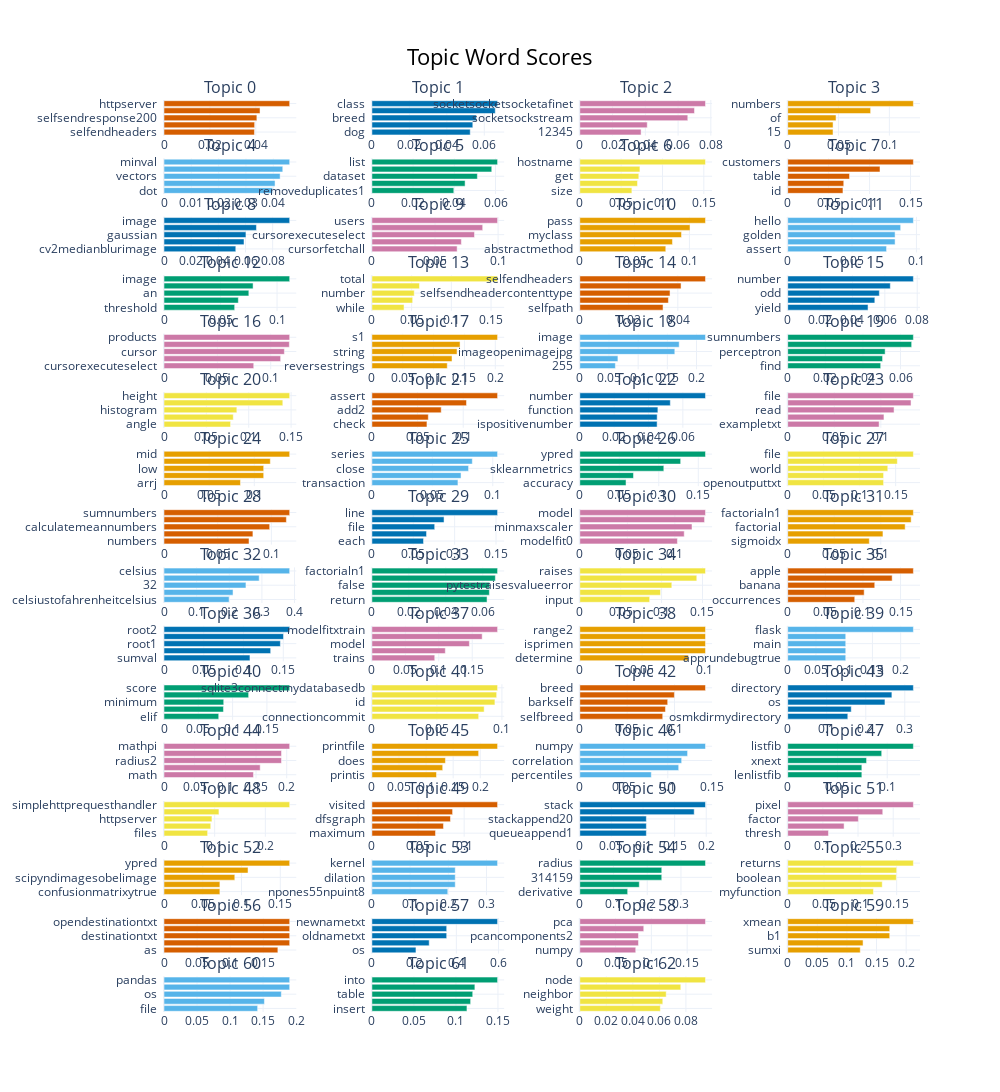

Notebook source saved alongside this figure:
### Code cell
variable_topic_model.visualize_barchart(topics=variable_all_topics, top_n_topics=3)

### Figure 1 — Plotly figure (JSON) as saved in the notebook; plotly's stock layout.template omitted (floating-point values rounded to 4 significant figures)
{"data": [{"marker": {"color": "#D55E00"}, "orientation": "h", "type": "bar", "x": [0.03941, 0.0395, 0.04047, 0.04184, 0.05477], "xaxis": "x", "y": ["selfendheaders  ", "dogetself  ", "selfsendresponse200  ", "basehttprequesthandler  ", "httpserver  "], "yaxis": "y"}, {"marker": {"color": "#0072B2"}, "orientation": "h", "type": "bar", "x": [0.05249, 0.05387, 0.05579, 0.06587, 0.0671], "xaxis": "x2", "y": ["dog  ", "name  ", "breed  ", "initself  ", "class  "], "yaxis": "y2"}, {"marker": {"color": "#CC79A7"}, "orientation": "h", "type": "bar", "x": [0.03741, 0.04117, 0.06593, 0.07, 0.07673], "xaxis": "x3", "y": ["12345  ", "client  ", "socketsockstream  ", "socket  ", "socketsocketsocketafinet  "], "yaxis": "y3"}, {"marker": {"color": "#E69F00"}, "orientation": "h", "type": "bar", "x": [0.04459, 0.04462, 0.04754, 0.08157, 0.1236], "xaxis": "x4", "y": ["15  ", "sumnumbers  ", "of  ", "list  ", "numbers  "], "yaxis": "y4"}, {"marker": {"color": "#56B4E9"}, "orientation": "h", "type": "bar", "x": [0.03975, 0.04064, 0.0425, 0.04347, 0.046], "xaxis": "x5", "y": ["dot  ", "product  ", "vectors  ", "two  ", "minval  "], "yaxis": "y5"}, {"marker": {"color": "#009E73"}, "orientation": "h", "type": "bar", "x": [0.03975, 0.04522, 0.05118, 0.05816, 0.06099], "xaxis": "x6", "y": ["removeduplicates1  ", "lists  ", "dataset  ", "of  ", "list  "], "yaxis": "y6"}, {"marker": {"color": "#F0E442"}, "orientation": "h", "type": "bar", "x": [0.063, 0.0698, 0.07136, 0.0727, 0.152], "xaxis": "x7", "y": ["size  ", "local  ", "get  ", "ip  ", "hostname  "], "yaxis": "y7"}, {"marker": {"color": "#D55E00"}, "orientation": "h", "type": "bar", "x": [0.06749, 0.06845, 0.07552, 0.1127, 0.1535], "xaxis": "x8", "y": ["id  ", "users  ", "table  ", "select  ", "customers  "], "yaxis": "y8"}, {"marker": {"color": "#0072B2"}, "orientation": "h", "type": "bar", "x": [0.05285, 0.0589, 0.06032, 0.06805, 0.09253], "xaxis": "x9", "y": ["cv2medianblurimage  ", "median  ", "gaussian  ", "blur  ", "image  "], "yaxis": "y9"}, {"marker": {"color": "#CC79A7"}, "orientation": "h", "type": "bar", "x": [0.06753, 0.07088, 0.08128, 0.08778, 0.09958], "xaxis": "x10", "y": ["cursorfetchall  ", "cursor  ", "cursorexecuteselect  ", "sqlite3connectmydatabasedb  ", "users  "], "yaxis": "y10"}, {"marker": {"color": "#E69F00"}, "orientation": "h", "type": "bar", "x": [0.07843, 0.08451, 0.0928, 0.1005, 0.1147], "xaxis": "x11", "y": ["abstractmethod  ", "abc  ", "myclass  ", "class  ", "pass  "], "yaxis": "y11"}, {"marker": {"color": "#56B4E9"}, "orientation": "h", "type": "bar", "x": [0.0768, 0.08342, 0.08342, 0.08775, 0.09765], "xaxis": "x12", "y": ["assert  ", "retriever  ", "golden  ", "string  ", "hello  "], "yaxis": "y12"}, {"marker": {"color": "#009E73"}, "orientation": "h", "type": "bar", "x": [0.06252, 0.06576, 0.07506, 0.0788, 0.1112], "xaxis": "x13", "y": ["threshold  ", "cv2morphologyeximage  ", "an  ", "edges  ", "image  "], "yaxis": "y13"}, {"marker": {"color": "#F0E442"}, "orientation": "h", "type": "bar", "x": [0.04046, 0.05133, 0.0533, 0.05987, 0.1582], "xaxis": "x14", "y": ["while  ", "sumlistnumbers  ", "number  ", "loop  ", "total  "], "yaxis": "y14"}, {"marker": {"color": "#D55E00"}, "orientation": "h", "type": "bar", "x": [0.03397, 0.03616, 0.03682, 0.04132, 0.05129], "xaxis": "x15", "y": ["selfpath  ", "httpserver  ", "selfsendheadercontenttype  ", "password  ", "selfendheaders  "], "yaxis": "y15"}, {"marker": {"color": "#0072B2"}, "orientation": "h", "type": "bar", "x": [0.04963, 0.05381, 0.0566, 0.06337, 0.07763], "xaxis": "x16", "y": ["yield  ", "maxvalue  ", "odd  ", "even  ", "number  "], "yaxis": "y16"}, {"marker": {"color": "#CC79A7"}, "orientation": "h", "type": "bar", "x": [0.08412, 0.1093, 0.1128, 0.1175, 0.1178], "xaxis": "x17", "y": ["cursorexecuteselect  ", "dbcursor  ", "cursor  ", "users  ", "products  "], "yaxis": "y17"}, {"marker": {"color": "#E69F00"}, "orientation": "h", "type": "bar", "x": [0.1222, 0.1299, 0.138, 0.1429, 0.2037], "xaxis": "x18", "y": ["reversestrings  ", "palindrome  ", "string  ", "ispalindromes  ", "s1  "], "yaxis": "y18"}, {"marker": {"color": "#56B4E9"}, "orientation": "h", "type": "bar", "x": [0.06096, 0.06532, 0.1628, 0.1703, 0.2154], "xaxis": "x19", "y": ["255  ", "an  ", "imageopenimagejpg  ", "pil  ", "image  "], "yaxis": "y19"}, {"marker": {"color": "#009E73"}, "orientation": "h", "type": "bar", "x": [0.04945, 0.05044, 0.05181, 0.06591, 0.06683], "xaxis": "x20", "y": ["find  ", "of  ", "perceptron  ", "numbers  ", "sumnumbers  "], "yaxis": "y20"}, {"marker": {"color": "#F0E442"}, "orientation": "h", "type": "bar", "x": [0.07855, 0.08176, 0.08597, 0.1402, 0.1483], "xaxis": "x21", "y": ["angle  ", "image  ", "histogram  ", "width  ", "height  "], "yaxis": "y21"}, {"marker": {"color": "#D55E00"}, "orientation": "h", "type": "bar", "x": [0.06029, 0.06177, 0.0759, 0.1036, 0.1376], "xaxis": "x22", "y": ["check  ", "function  ", "add2  ", "test  ", "assert  "], "yaxis": "y22"}, {"marker": {"color": "#0072B2"}, "orientation": "h", "type": "bar", "x": [0.04502, 0.04504, 0.04547, 0.0527, 0.07318], "xaxis": "x23", "y": ["ispositivenumber  ", "if  ", "function  ", "return  ", "number  "], "yaxis": "y23"}, {"marker": {"color": "#CC79A7"}, "orientation": "h", "type": "bar", "x": [0.09812, 0.1033, 0.1142, 0.1324, 0.1349], "xaxis": "x24", "y": ["exampletxt  ", "openexampletxt  ", "read  ", "fileclose  ", "file  "], "yaxis": "y24"}, {"marker": {"color": "#E69F00"}, "orientation": "h", "type": "bar", "x": [0.08469, 0.1104, 0.1104, 0.1177, 0.1392], "xaxis": "x25", "y": ["arrj  ", "high  ", "low  ", "target  ", "mid  "], "yaxis": "y25"}, {"marker": {"color": "#56B4E9"}, "orientation": "h", "type": "bar", "x": [0.07119, 0.07374, 0.07999, 0.08308, 0.104], "xaxis": "x26", "y": ["transaction  ", "changes  ", "close  ", "column  ", "series  "], "yaxis": "y26"}, {"marker": {"color": "#009E73"}, "orientation": "h", "type": "bar", "x": [0.05853, 0.06797, 0.1064, 0.1277, 0.1591], "xaxis": "x27", "y": ["accuracy  ", "calculates  ", "sklearnmetrics  ", "ytrue  ", "ypred  "], "yaxis": "y27"}, {"marker": {"color": "#F0E442"}, "orientation": "h", "type": "bar", "x": [0.1332, 0.1332, 0.1391, 0.1523, 0.1746], "xaxis": "x28", "y": ["openoutputtxt  ", "outputtxt  ", "world  ", "fileclose  ", "file  "], "yaxis": "y28"}, {"marker": {"color": "#D55E00"}, "orientation": "h", "type": "bar", "x": [0.07916, 0.08281, 0.09841, 0.114, 0.1171], "xaxis": "x29", "y": ["numbers  ", "calculateaveragenumbers  ", "calculatemeannumbers  ", "lennumbers  ", "sumnumbers  "], "yaxis": "y29"}, {"marker": {"color": "#0072B2"}, "orientation": "h", "type": "bar", "x": [0.0624, 0.06602, 0.0759, 0.08719, 0.1519], "xaxis": "x30", "y": ["each  ", "as  ", "file  ", "lines  ", "line  "], "yaxis": "y30"}, {"marker": {"color": "#CC79A7"}, "orientation": "h", "type": "bar", "x": [0.1027, 0.1099, 0.118, 0.1312, 0.1322], "xaxis": "x31", "y": ["modelfit0  ", "decisiontreeclassifier  ", "minmaxscaler  ", "linearregression  ", "model  "], "yaxis": "y31"}, {"marker": {"color": "#E69F00"}, "orientation": "h", "type": "bar", "x": [0.08768, 0.1023, 0.1262, 0.1327, 0.1351], "xaxis": "x32", "y": ["sigmoidx  ", "recursion  ", "factorial  ", "factorialn  ", "factorialn1  "], "yaxis": "y32"}, {"marker": {"color": "#56B4E9"}, "orientation": "h", "type": "bar", "x": [0.1995, 0.2115, 0.2511, 0.2917, 0.3851], "xaxis": "x33", "y": ["celsiustofahrenheitcelsius  ", "95  ", "32  ", "fahrenheit  ", "celsius  "], "yaxis": "y33"}, {"marker": {"color": "#009E73"}, "orientation": "h", "type": "bar", "x": [0.06232, 0.06357, 0.06367, 0.06682, 0.06803], "xaxis": "x34", "y": ["return  ", "factorial  ", "false  ", "factorialn  ", "factorialn1  "], "yaxis": "y34"}, {"marker": {"color": "#F0E442"}, "orientation": "h", "type": "bar", "x": [0.08542, 0.09863, 0.1125, 0.143, 0.1537], "xaxis": "x35", "y": ["input  ", "invalid  ", "pytestraisesvalueerror  ", "exception  ", "raises  "], "yaxis": "y35"}, {"marker": {"color": "#D55E00"}, "orientation": "h", "type": "bar", "x": [0.0891, 0.1016, 0.1157, 0.1388, 0.167], "xaxis": "x36", "y": ["occurrences  ", "orange  ", "banana  ", "category  ", "apple  "], "yaxis": "y36"}, {"marker": {"color": "#0072B2"}, "orientation": "h", "type": "bar", "x": [0.1081, 0.1342, 0.1463, 0.1502, 0.1581], "xaxis": "x37", "y": ["sumval  ", "cmathsqrtdelta  ", "root1  ", "2a  ", "root2  "], "yaxis": "y37"}, {"marker": {"color": "#CC79A7"}, "orientation": "h", "type": "bar", "x": [0.09397, 0.1098, 0.1457, 0.1649, 0.1879], "xaxis": "x38", "y": ["trains  ", "standardscaler  ", "model  ", "ytrain  ", "modelfitxtrain  "], "yaxis": "y38"}, {"marker": {"color": "#E69F00"}, "orientation": "h", "type": "bar", "x": [0.08715, 0.1009, 0.1009, 0.1009, 0.1009], "xaxis": "x39", "y": ["determine  ", "intn05  ", "isprimen  ", "prime  ", "range2  "], "yaxis": "y39"}, {"marker": {"color": "#56B4E9"}, "orientation": "h", "type": "bar", "x": [0.1028, 0.1028, 0.1028, 0.1028, 0.2225], "xaxis": "x40", "y": ["apprundebugtrue  ", "flaskname  ", "main  ", "app  ", "flask  "], "yaxis": "y40"}, {"marker": {"color": "#009E73"}, "orientation": "h", "type": "bar", "x": [0.07976, 0.08665, 0.08707, 0.1234, 0.1832], "xaxis": "x41", "y": ["elif  ", "maximum  ", "minimum  ", "maxval  ", "score  "], "yaxis": "y41"}, {"marker": {"color": "#F0E442"}, "orientation": "h", "type": "bar", "x": [0.08214, 0.08634, 0.09462, 0.09596, 0.09667], "xaxis": "x42", "y": ["connectioncommit  ", "age  ", "id  ", "users  ", "sqlite3connectmydatabasedb  "], "yaxis": "y42"}, {"marker": {"color": "#D55E00"}, "orientation": "h", "type": "bar", "x": [0.08752, 0.09042, 0.09277, 0.09985, 0.1327], "xaxis": "x43", "y": ["selfbreed  ", "name  ", "barkself  ", "dog  ", "breed  "], "yaxis": "y43"}, {"marker": {"color": "#0072B2"}, "orientation": "h", "type": "bar", "x": [0.154, 0.1628, 0.2492, 0.267, 0.3221], "xaxis": "x44", "y": ["osmkdirmydirectory  ", "named  ", "os  ", "mydirectory  ", "directory  "], "yaxis": "y44"}, {"marker": {"color": "#CC79A7"}, "orientation": "h", "type": "bar", "x": [0.1458, 0.1567, 0.1915, 0.1915, 0.2049], "xaxis": "x45", "y": ["math  ", "circle  ", "radius2  ", "circlearearadius  ", "mathpi  "], "yaxis": "y45"}, {"marker": {"color": "#E69F00"}, "orientation": "h", "type": "bar", "x": [0.1192, 0.1307, 0.1357, 0.197, 0.232], "xaxis": "x46", "y": ["printis  ", "exist  ", "does  ", "exists  ", "printfile  "], "yaxis": "y46"}, {"marker": {"color": "#56B4E9"}, "orientation": "h", "type": "bar", "x": [0.08124, 0.1124, 0.1157, 0.1225, 0.1428], "xaxis": "x47", "y": ["percentiles  ", "sortednumberslength  ", "correlation  ", "np  ", "numpy  "], "yaxis": "y47"}, {"marker": {"color": "#009E73"}, "orientation": "h", "type": "bar", "x": [0.07453, 0.07453, 0.07927, 0.09447, 0.1263], "xaxis": "x48", "y": ["lenlistfib  ", "nextfib  ", "xnext  ", "pivot  ", "listfib  "], "yaxis": "y48"}, {"marker": {"color": "#F0E442"}, "orientation": "h", "type": "bar", "x": [0.08613, 0.09225, 0.09463, 0.1084, 0.2481], "xaxis": "x49", "y": ["files  ", "serves  ", "httpserver  ", "static  ", "simplehttprequesthandler  "], "yaxis": "y49"}, {"marker": {"color": "#D55E00"}, "orientation": "h", "type": "bar", "x": [0.06897, 0.07756, 0.08517, 0.08746, 0.1362], "xaxis": "x50", "y": ["maximum  ", "seen  ", "dfsgraph  ", "neighbor  ", "visited  "], "yaxis": "y50"}, {"marker": {"color": "#0072B2"}, "orientation": "h", "type": "bar", "x": [0.1053, 0.1053, 0.1053, 0.1809, 0.1988], "xaxis": "x51", "y": ["queueappend1  ", "stackappend10  ", "stackappend20  ", "queue  ", "stack  "], "yaxis": "y51"}, {"marker": {"color": "#CC79A7"}, "orientation": "h", "type": "bar", "x": [0.1159, 0.1603, 0.201, 0.2703, 0.3574], "xaxis": "x52", "y": ["thresh  ", "original  ", "factor  ", "lambda  ", "pixel  "], "yaxis": "y52"}, {"marker": {"color": "#E69F00"}, "orientation": "h", "type": "bar", "x": [0.07207, 0.07207, 0.09131, 0.1084, 0.1621], "xaxis": "x53", "y": ["confusionmatrixytrue  ", "f1score  ", "scipyndimagesobelimage  ", "sklearnmetrics  ", "ypred  "], "yaxis": "y53"}, {"marker": {"color": "#56B4E9"}, "orientation": "h", "type": "bar", "x": [0.1986, 0.2181, 0.2181, 0.2181, 0.3289], "xaxis": "x54", "y": ["npones55npuint8  ", "iterations  ", "dilation  ", "erosion  ", "kernel  "], "yaxis": "y54"}, {"marker": {"color": "#009E73"}, "orientation": "h", "type": "bar", "x": [0.142, 0.1764, 0.2431, 0.2431, 0.3728], "xaxis": "x55", "y": ["derivative  ", "area  ", "314159  ", "volume  ", "radius  "], "yaxis": "y55"}, {"marker": {"color": "#F0E442"}, "orientation": "h", "type": "bar", "x": [0.118, 0.1301, 0.1495, 0.15, 0.173], "xaxis": "x56", "y": ["myfunction  ", "none  ", "boolean  ", "assert  ", "returns  "], "yaxis": "y56"}, {"marker": {"color": "#D55E00"}, "orientation": "h", "type": "bar", "x": [0.1719, 0.1898, 0.1898, 0.1898, 0.1898], "xaxis": "x57", "y": ["as  ", "sourcetxt  ", "destinationtxt  ", "opensourcetxt  ", "opendestinationtxt  "], "yaxis": "y57"}, {"marker": {"color": "#0072B2"}, "orientation": "h", "type": "bar", "x": [0.2087, 0.2715, 0.3543, 0.3543, 0.5954], "xaxis": "x58", "y": ["os  ", "rename  ", "oldnametxt  ", "osrenameoldnametxt  ", "newnametxt  "], "yaxis": "y58"}, {"marker": {"color": "#CC79A7"}, "orientation": "h", "type": "bar", "x": [0.07817, 0.08201, 0.08201, 0.08938, 0.1756], "xaxis": "x59", "y": ["numpy  ", "knn  ", "pcancomponents2  ", "np  ", "pca  "], "yaxis": "y59"}, {"marker": {"color": "#E69F00"}, "orientation": "h", "type": "bar", "x": [0.1225, 0.1272, 0.1723, 0.1723, 0.2122], "xaxis": "x60", "y": ["sumxi  ", "b0  ", "b1  ", "ymean  ", "xmean  "], "yaxis": "y60"}, {"marker": {"color": "#56B4E9"}, "orientation": "h", "type": "bar", "x": [0.1418, 0.152, 0.1776, 0.1903, 0.1903], "xaxis": "x61", "y": ["file  ", "delete  ", "os  ", "deletes  ", "pandas  "], "yaxis": "y61"}, {"marker": {"color": "#009E73"}, "orientation": "h", "type": "bar", "x": [0.1131, 0.1175, 0.12, 0.1225, 0.1495], "xaxis": "x62", "y": ["insert  ", "cursorexecuteinsert  ", "table  ", "id  ", "into  "], "yaxis": "y62"}, {"marker": {"color": "#F0E442"}, "orientation": "h", "type": "bar", "x": [0.06072, 0.06255, 0.06513, 0.07611, 0.09475], "xaxis": "x63", "y": ["weight  ", "graph  ", "neighbor  ", "rightheight  ", "node  "], "yaxis": "y63"}], "layout": {"annotations": [{"font": {"size": 16}, "showarrow": false, "text": "Topic 0", "x": 0.0875, "xanchor": "center", "xref": "paper", "y": 1, "yanchor": "bottom", "yref": "paper"}, {"font": {"size": 16}, "showarrow": false, "text": "Topic 1", "x": 0.3625, "xanchor": "center", "xref": "paper", "y": 1, "yanchor": "bottom", "yref": "paper"}, {"font": {"size": 16}, "showarrow": false, "text": "Topic 2", "x": 0.6375, "xanchor": "center", "xref": "paper", "y": 1, "yanchor": "bottom", "yref": "paper"}, {"font": {"size": 16}, "showarrow": false, "text": "Topic 3", "x": 0.9125, "xanchor": "center", "xref": "paper", "y": 1, "yanchor": "bottom", "yref": "paper"}, {"font": {"size": 16}, "showarrow": false, "text": "Topic 4", "x": 0.0875, "xanchor": "center", "xref": "paper", "y": 0.9359, "yanchor": "bottom", "yref": "paper"}, {"font": {"size": 16}, "showarrow": false, "text": "Topic 5", "x": 0.3625, "xanchor": "center", "xref": "paper", "y": 0.9359, "yanchor": "bottom", "yref": "paper"}, {"font": {"size": 16}, "showarrow": false, "text": "Topic 6", "x": 0.6375, "xanchor": "center", "xref": "paper", "y": 0.9359, "yanchor": "bottom", "yref": "paper"}, {"font": {"size": 16}, "showarrow": false, "text": "Topic 7", "x": 0.9125, "xanchor": "center", "xref": "paper", "y": 0.9359, "yanchor": "bottom", "yref": "paper"}, {"font": {"size": 16}, "showarrow": false, "text": "Topic 8", "x": 0.0875, "xanchor": "center", "xref": "paper", "y": 0.8719, "yanchor": "bottom", "yref": "paper"}, {"font": {"size": 16}, "showarrow": false, "text": "Topic 9", "x": 0.3625, "xanchor": "center", "xref": "paper", "y": 0.8719, "yanchor": "bottom", "yref": "paper"}, {"font": {"size": 16}, "showarrow": false, "text": "Topic 10", "x": 0.6375, "xanchor": "center", "xref": "paper", "y": 0.8719, "yanchor": "bottom", "yref": "paper"}, {"font": {"size": 16}, "showarrow": false, "text": "Topic 11", "x": 0.9125, "xanchor": "center", "xref": "paper", "y": 0.8719, "yanchor": "bottom", "yref": "paper"}, {"font": {"size": 16}, "showarrow": false, "text": "Topic 12", "x": 0.0875, "xanchor": "center", "xref": "paper", "y": 0.8078, "yanchor": "bottom", "yref": "paper"}, {"font": {"size": 16}, "showarrow": false, "text": "Topic 13", "x": 0.3625, "xanchor": "center", "xref": "paper", "y": 0.8078, "yanchor": "bottom", "yref": "paper"}, {"font": {"size": 16}, "showarrow": false, "text": "Topic 14", "x": 0.6375, "xanchor": "center", "xref": "paper", "y": 0.8078, "yanchor": "bottom", "yref": "paper"}, {"font": {"size": 16}, "showarrow": false, "text": "Topic 15", "x": 0.9125, "xanchor": "center", "xref": "paper", "y": 0.8078, "yanchor": "bottom", "yref": "paper"}, {"font": {"size": 16}, "showarrow": false, "text": "Topic 16", "x": 0.0875, "xanchor": "center", "xref": "paper", "y": 0.7438, "yanchor": "bottom", "yref": "paper"}, {"font": {"size": 16}, "showarrow": false, "text": "Topic 17", "x": 0.3625, "xanchor": "center", "xref": "paper", "y": 0.7438, "yanchor": "bottom", "yref": "paper"}, {"font": {"size": 16}, "showarrow": false, "text": "Topic 18", "x": 0.6375, "xanchor": "center", "xref": "paper", "y": 0.7438, "yanchor": "bottom", "yref": "paper"}, {"font": {"size": 16}, "showarrow": false, "text": "Topic 19", "x": 0.9125, "xanchor": "center", "xref": "paper", "y": 0.7438, "yanchor": "bottom", "yref": "paper"}, {"font": {"size": 16}, "showarrow": false, "text": "Topic 20", "x": 0.0875, "xanchor": "center", "xref": "paper", "y": 0.6797, "yanchor": "bottom", "yref": "paper"}, {"font": {"size": 16}, "showarrow": false, "text": "Topic 21", "x": 0.3625, "xanchor": "center", "xref": "paper", "y": 0.6797, "yanchor": "bottom", "yref": "paper"}, {"font": {"size": 16}, "showarrow": false, "text": "Topic 22", "x": 0.6375, "xanchor": "center", "xref": "paper", "y": 0.6797, "yanchor": "bottom", "yref": "paper"}, {"font": {"size": 16}, "showarrow": false, "text": "Topic 23", "x": 0.9125, "xanchor": "center", "xref": "paper", "y": 0.6797, "yanchor": "bottom", "yref": "paper"}, {"font": {"size": 16}, "showarrow": false, "text": "Topic 24", "x": 0.0875, "xanchor": "center", "xref": "paper", "y": 0.6156, "yanchor": "bottom", "yref": "paper"}, {"font": {"size": 16}, "showarrow": false, "text": "Topic 25", "x": 0.3625, "xanchor": "center", "xref": "paper", "y": 0.6156, "yanchor": "bottom", "yref": "paper"}, {"font": {"size": 16}, "showarrow": false, "text": "Topic 26", "x": 0.6375, "xanchor": "center", "xref": "paper", "y": 0.6156, "yanchor": "bottom", "yref": "paper"}, {"font": {"size": 16}, "showarrow": false, "text": "Topic 27", "x": 0.9125, "xanchor": "center", "xref": "paper", "y": 0.6156, "yanchor": "bottom", "yref": "paper"}, {"font": {"size": 16}, "showarrow": false, "text": "Topic 28", "x": 0.0875, "xanchor": "center", "xref": "paper", "y": 0.5516, "yanchor": "bottom", "yref": "paper"}, {"font": {"size": 16}, "showarrow": false, "text": "Topic 29", "x": 0.3625, "xanchor": "center", "xref": "paper", "y": 0.5516, "yanchor": "bottom", "yref": "paper"}, {"font": {"size": 16}, "showarrow": false, "text": "Topic 30", "x": 0.6375, "xanchor": "center", "xref": "paper", "y": 0.5516, "yanchor": "bottom", "yref": "paper"}, {"font": {"size": 16}, "showarrow": false, "text": "Topic 31", "x": 0.9125, "xanchor": "center", "xref": "paper", "y": 0.5516, "yanchor": "bottom", "yref": "paper"}, {"font": {"size": 16}, "showarrow": false, "text": "Topic 32", "x": 0.0875, "xanchor": "center", "xref": "paper", "y": 0.4875, "yanchor": "bottom", "yref": "paper"}, {"font": {"size": 16}, "showarrow": false, "text": "Topic 33", "x": 0.3625, "xanchor": "center", "xref": "paper", "y": 0.4875, "yanchor": "bottom", "yref": "paper"}, {"font": {"size": 16}, "showarrow": false, "text": "Topic 34", "x": 0.6375, "xanchor": "center", "xref": "paper", "y": 0.4875, "yanchor": "bottom", "yref": "paper"}, {"font": {"size": 16}, "showarrow": false, "text": "Topic 35", "x": 0.9125, "xanchor": "center", "xref": "paper", "y": 0.4875, "yanchor": "bottom", "yref": "paper"}, {"font": {"size": 16}, "showarrow": false, "text": "Topic 36", "x": 0.0875, "xanchor": "center", "xref": "paper", "y": 0.4234, "yanchor": "bottom", "yref": "paper"}, {"font": {"size": 16}, "showarrow": false, "text": "Topic 37", "x": 0.3625, "xanchor": "center", "xref": "paper", "y": 0.4234, "yanchor": "bottom", "yref": "paper"}, {"font": {"size": 16}, "showarrow": false, "text": "Topic 38", "x": 0.6375, "xanchor": "center", "xref": "paper", "y": 0.4234, "yanchor": "bottom", "yref": "paper"}, {"font": {"size": 16}, "showarrow": false, "text": "Topic 39", "x": 0.9125, "xanchor": "center", "xref": "paper", "y": 0.4234, "yanchor": "bottom", "yref": "paper"}, {"font": {"size": 16}, "showarrow": false, "text": "Topic 40", "x": 0.0875, "xanchor": "center", "xref": "paper", "y": 0.3594, "yanchor": "bottom", "yref": "paper"}, {"font": {"size": 16}, "showarrow": false, "text": "Topic 41", "x": 0.3625, "xanchor": "center", "xref": "paper", "y": 0.3594, "yanchor": "bottom", "yref": "paper"}, {"font": {"size": 16}, "showarrow": false, "text": "Topic 42", "x": 0.6375, "xanchor": "center", "xref": "paper", "y": 0.3594, "yanchor": "bottom", "yref": "paper"}, {"font": {"size": 16}, "showarrow": false, "text": "Topic 43", "x": 0.9125, "xanchor": "center", "xref": "paper", "y": 0.3594, "yanchor": "bottom", "yref": "paper"}, {"font": {"size": 16}, "showarrow": false, "text": "Topic 44", "x": 0.0875, "xanchor": "center", "xref": "paper", "y": 0.2953, "yanchor": "bottom", "yref": "paper"}, {"font": {"size": 16}, "showarrow": false, "text": "Topic 45", "x": 0.3625, "xanchor": "center", "xref": "paper", "y": 0.2953, "yanchor": "bottom", "yref": "paper"}, {"font": {"size": 16}, "showarrow": false, "text": "Topic 46", "x": 0.6375, "xanchor": "center", "xref": "paper", "y": 0.2953, "yanchor": "bottom", "yref": "paper"}, {"font": {"size": 16}, "showarrow": false, "text": "Topic 47", "x": 0.9125, "xanchor": "center", "xref": "paper", "y": 0.2953, "yanchor": "bottom", "yref": "paper"}, {"font": {"size": 16}, "showarrow": false, "text": "Topic 48", "x": 0.0875, "xanchor": "center", "xref": "paper", "y": 0.2313, "yanchor": "bottom", "yref": "paper"}, {"font": {"size": 16}, "showarrow": false, "text": "Topic 49", "x": 0.3625, "xanchor": "center", "xref": "paper", "y": 0.2313, "yanchor": "bottom", "yref": "paper"}, {"font": {"size": 16}, "showarrow": false, "text": "Topic 50", "x": 0.6375, "xanchor": "center", "xref": "paper", "y": 0.2313, "yanchor": "bottom", "yref": "paper"}, {"font": {"size": 16}, "showarrow": false, "text": "Topic 51", "x": 0.9125, "xanchor": "center", "xref": "paper", "y": 0.2313, "yanchor": "bottom", "yref": "paper"}, {"font": {"size": 16}, "showarrow": false, "text": "Topic 52", "x": 0.0875, "xanchor": "center", "xref": "paper", "y": 0.1672, "yanchor": "bottom", "yref": "paper"}, {"font": {"size": 16}, "showarrow": false, "text": "Topic 53", "x": 0.3625, "xanchor": "center", "xref": "paper", "y": 0.1672, "yanchor": "bottom", "yref": "paper"}, {"font": {"size": 16}, "showarrow": false, "text": "Topic 54", "x": 0.6375, "xanchor": "center", "xref": "paper", "y": 0.1672, "yanchor": "bottom", "yref": "paper"}, {"font": {"size": 16}, "showarrow": false, "text": "Topic 55", "x": 0.9125, "xanchor": "center", "xref": "paper", "y": 0.1672, "yanchor": "bottom", "yref": "paper"}, {"font": {"size": 16}, "showarrow": false, "text": "Topic 56", "x": 0.0875, "xanchor": "center", "xref": "paper", "y": 0.1031, "yanchor": "bottom", "yref": "paper"}, {"font": {"size": 16}, "showarrow": false, "text": "Topic 57", "x": 0.3625, "xanchor": "center", "xref": "paper", "y": 0.1031, "yanchor": "bottom", "yref": "paper"}, {"font": {"size": 16}, "showarrow": false, "text": "Topic 58", "x": 0.6375, "xanchor": "center", "xref": "paper", "y": 0.1031, "yanchor": "bottom", "yref": "paper"}, {"font": {"size": 16}, "showarrow": false, "text": "Topic 59", "x": 0.9125, "xanchor": "center", "xref": "paper", "y": 0.1031, "yanchor": "bottom", "yref": "paper"}, {"font": {"size": 16}, "showarrow": false, "text": "Topic 60", "x": 0.0875, "xanchor": "center", "xref": "paper", "y": 0.03906, "yanchor": "bottom", "yref": "paper"}, {"font": {"size": 16}, "showarrow": false, "text": "Topic 61", "x": 0.3625, "xanchor": "center", "xref": "paper", "y": 0.03906, "yanchor": "bottom", "yref": "paper"}, {"font": {"size": 16}, "showarrow": false, "text": "Topic 62", "x": 0.6375, "xanchor": "center", "xref": "paper", "y": 0.03906, "yanchor": "bottom", "yref": "paper"}], "height": 4000, "hoverlabel": {"bgcolor": "white", "font": {"family": "Rockwell", "size": 16}}, "showlegend": false, "title": {"font": {"color": "Black", "size": 22}, "text": "Topic Word Scores", "x": 0.5, "xanchor": "center", "yanchor": "top"}, "width": 1000, "xaxis": {"anchor": "y", "domain": [0, 0.175], "showgrid": true}, "xaxis10": {"anchor": "y10", "domain": [0.275, 0.45], "showgrid": true}, "xaxis11": {"anchor": "y11", "domain": [0.55, 0.725], "showgrid": true}, "xaxis12": {"anchor": "y12", "domain": [0.825, 1], "showgrid": true}, "xaxis13": {"anchor": "y13", "domain": [0, 0.175], "showgrid": true}, "xaxis14": {"anchor": "y14", "domain": [0.275, 0.45], "showgrid": true}, "xaxis15": {"anchor": "y15", "domain": [0.55, 0.725], "showgrid": true}, "xaxis16": {"anchor": "y16", "domain": [0.825, 1], "showgrid": true}, "xaxis17": {"anchor": "y17", "domain": [0, 0.175], "showgrid": true}, "xaxis18": {"anchor": "y18", "domain": [0.275, 0.45], "showgrid": true}, "xaxis19": {"anchor": "y19", "domain": [0.55, 0.725], "showgrid": true}, "xaxis2": {"anchor": "y2", "domain": [0.275, 0.45], "showgrid": true}, "xaxis20": {"anchor": "y20", "domain": [0.825, 1], "showgrid": true}, "xaxis21": {"anchor": "y21", "domain": [0, 0.175], "showgrid": true}, "xaxis22": {"anchor": "y22", "domain": [0.275, 0.45], "showgrid": true}, "xaxis23": {"anchor": "y23", "domain": [0.55, 0.725], "showgrid": true}, "xaxis24": {"anchor": "y24", "domain": [0.825, 1], "showgrid": true}, "xaxis25": {"anchor": "y25", "domain": [0, 0.175], "showgrid": true}, "xaxis26": {"anchor": "y26", "domain": [0.275, 0.45], "showgrid": true}, "xaxis27": {"anchor": "y27", "domain": [0.55, 0.725], "showgrid": true}, "xaxis28": {"anchor": "y28", "domain": [0.825, 1], "showgrid": true}, "xaxis29": {"anchor": "y29", "domain": [0, 0.175], "showgrid": true}, "xaxis3": {"anchor": "y3", "domain": [0.55, 0.725], "showgrid": true}, "xaxis30": {"anchor": "y30", "domain": [0.275, 0.45], "showgrid": true}, "xaxis31": {"anchor": "y31", "domain": [0.55, 0.725], "showgrid": true}, "xaxis32": {"anchor": "y32", "domain": [0.825, 1], "showgrid": true}, "xaxis33": {"anchor": "y33", "domain": [0, 0.175], "showgrid": true}, "xaxis34": {"anchor": "y34", "domain": [0.275, 0.45], "showgrid": true}, "xaxis35": {"anchor": "y35", "domain": [0.55, 0.725], "showgrid": true}, "xaxis36": {"anchor": "y36", "domain": [0.825, 1], "showgrid": true}, "xaxis37": {"anchor": "y37", "domain": [0, 0.175], "showgrid": true}, "xaxis38": {"anchor": "y38", "domain": [0.275, 0.45], "showgrid": true}, "xaxis39": {"anchor": "y39", "domain": [0.55, 0.725], "showgrid": true}, "xaxis4": {"anchor": "y4", "domain": [0.825, 1], "showgrid": true}, "xaxis40": {"anchor": "y40", "domain": [0.825, 1], "showgrid": true}, "xaxis41": {"anchor": "y41", "domain": [0, 0.175], "showgrid": true}, "xaxis42": {"anchor": "y42", "domain": [0.275, 0.45], "showgrid": true}, "xaxis43": {"anchor": "y43", "domain": [0.55, 0.725], "showgrid": true}, "xaxis44": {"anchor": "y44", "domain": [0.825, 1], "showgrid": true}, "xaxis45": {"anchor": "y45", "domain": [0, 0.175], "showgrid": true}, "xaxis46": {"anchor": "y46", "domain": [0.275, 0.45], "showgrid": true}, "xaxis47": {"anchor": "y47", "domain": [0.55, 0.725], "showgrid": true}, "xaxis48": {"anchor": "y48", "domain": [0.825, 1], "showgrid": true}, "xaxis49": {"anchor": "y49", "domain": [0, 0.175], "showgrid": true}, "xaxis5": {"anchor": "y5", "domain": [0, 0.175], "showgrid": true}, "xaxis50": {"anchor": "y50", "domain": [0.275, 0.45], "showgrid": true}, "xaxis51": {"anchor": "y51", "domain": [0.55, 0.725], "showgrid": true}, "xaxis52": {"anchor": "y52", "domain": [0.825, 1], "showgrid": true}, "xaxis53": {"anchor": "y53", "domain": [0, 0.175], "showgrid": true}, "xaxis54": {"anchor": "y54", "domain": [0.275, 0.45], "showgrid": true}, "xaxis55": {"anchor": "y55", "domain": [0.55, 0.725], "showgrid": true}, "xaxis56": {"anchor": "y56", "domain": [0.825, 1], "showgrid": true}, "xaxis57": {"anchor": "y57", "domain": [0, 0.175], "showgrid": true}, "xaxis58": {"anchor": "y58", "domain": [0.275, 0.45], "showgrid": true}, "xaxis59": {"anchor": "y59", "domain": [0.55, 0.725], "showgrid": true}, "xaxis6": {"anchor": "y6", "domain": [0.275, 0.45], "showgrid": true}, "xaxis60": {"anchor": "y60", "domain": [0.825, 1], "showgrid": true}, "xaxis61": {"anchor": "y61", "domain": [0, 0.175], "showgrid": true}, "xaxis62": {"anchor": "y62", "domain": [0.275, 0.45], "showgrid": true}, "xaxis63": {"anchor": "y63", "domain": [0.55, 0.725], "showgrid": true}, "xaxis64": {"anchor": "y64", "domain": [0.825, 1], "showgrid": true}, "xaxis7": {"anchor": "y7", "domain": [0.55, 0.725], "showgrid": true}, "xaxis8": {"anchor": "y8", "domain": [0.825, 1], "showgrid": true}, "xaxis9": {"anchor": "y9", "domain": [0, 0.175], "showgrid": true}, "yaxis": {"anchor": "x", "domain": [0.9609, 1], "showgrid": true}, "yaxis10": {"anchor": "x10", "domain": [0.8328, 0.8719], "showgrid": true}, "yaxis11": {"anchor": "x11", "domain": [0.8328, 0.8719], "showgrid": true}, "yaxis12": {"anchor": "x12", "domain": [0.8328, 0.8719], "showgrid": true}, "yaxis13": {"anchor": "x13", "domain": [0.7688, 0.8078], "showgrid": true}, "yaxis14": {"anchor": "x14", "domain": [0.7688, 0.8078], "showgrid": true}, "yaxis15": {"anchor": "x15", "domain": [0.7688, 0.8078], "showgrid": true}, "yaxis16": {"anchor": "x16", "domain": [0.7688, 0.8078], "showgrid": true}, "yaxis17": {"anchor": "x17", "domain": [0.7047, 0.7438], "showgrid": true}, "yaxis18": {"anchor": "x18", "domain": [0.7047, 0.7438], "showgrid": true}, "yaxis19": {"anchor": "x19", "domain": [0.7047, 0.7438], "showgrid": true}, "yaxis2": {"anchor": "x2", "domain": [0.9609, 1], "showgrid": true}, "yaxis20": {"anchor": "x20", "domain": [0.7047, 0.7438], "showgrid": true}, "yaxis21": {"anchor": "x21", "domain": [0.6406, 0.6797], "showgrid": true}, "yaxis22": {"anchor": "x22", "domain": [0.6406, 0.6797], "showgrid": true}, "yaxis23": {"anchor": "x23", "domain": [0.6406, 0.6797], "showgrid": true}, "yaxis24": {"anchor": "x24", "domain": [0.6406, 0.6797], "showgrid": true}, "yaxis25": {"anchor": "x25", "domain": [0.5766, 0.6156], "showgrid": true}, "yaxis26": {"anchor": "x26", "domain": [0.5766, 0.6156], "showgrid": true}, "yaxis27": {"anchor": "x27", "domain": [0.5766, 0.6156], "showgrid": true}, "yaxis28": {"anchor": "x28", "domain": [0.5766, 0.6156], "showgrid": true}, "yaxis29": {"anchor": "x29", "domain": [0.5125, 0.5516], "showgrid": true}, "yaxis3": {"anchor": "x3", "domain": [0.9609, 1], "showgrid": true}, "yaxis30": {"anchor": "x30", "domain": [0.5125, 0.5516], "showgrid": true}, "yaxis31": {"anchor": "x31", "domain": [0.5125, 0.5516], "showgrid": true}, "yaxis32": {"anchor": "x32", "domain": [0.5125, 0.5516], "showgrid": true}, "yaxis33": {"anchor": "x33", "domain": [0.4484, 0.4875], "showgrid": true}, "yaxis34": {"anchor": "x34", "domain": [0.4484, 0.4875], "showgrid": true}, "yaxis35": {"anchor": "x35", "domain": [0.4484, 0.4875], "showgrid": true}, "yaxis36": {"anchor": "x36", "domain": [0.4484, 0.4875], "showgrid": true}, "yaxis37": {"anchor": "x37", "domain": [0.3844, 0.4234], "showgrid": true}, "yaxis38": {"anchor": "x38", "domain": [0.3844, 0.4234], "showgrid": true}, "yaxis39": {"anchor": "x39", "domain": [0.3844, 0.4234], "showgrid": true}, "yaxis4": {"anchor": "x4", "domain": [0.9609, 1], "showgrid": true}, "yaxis40": {"anchor": "x40", "domain": [0.3844, 0.4234], "showgrid": true}, "yaxis41": {"anchor": "x41", "domain": [0.3203, 0.3594], "showgrid": true}, "yaxis42": {"anchor": "x42", "domain": [0.3203, 0.3594], "showgrid": true}, "yaxis43": {"anchor": "x43", "domain": [0.3203, 0.3594], "showgrid": true}, "yaxis44": {"anchor": "x44", "domain": [0.3203, 0.3594], "showgrid": true}, "yaxis45": {"anchor": "x45", "domain": [0.2562, 0.2953], "showgrid": true}, "yaxis46": {"anchor": "x46", "domain": [0.2562, 0.2953], "showgrid": true}, "yaxis47": {"anchor": "x47", "domain": [0.2562, 0.2953], "showgrid": true}, "yaxis48": {"anchor": "x48", "domain": [0.2562, 0.2953], "showgrid": true}, "yaxis49": {"anchor": "x49", "domain": [0.1922, 0.2313], "showgrid": true}, "yaxis5": {"anchor": "x5", "domain": [0.8969, 0.9359], "showgrid": true}, "yaxis50": {"anchor": "x50", "domain": [0.1922, 0.2313], "showgrid": true}, "yaxis51": {"anchor": "x51", "domain": [0.1922, 0.2313], "showgrid": true}, "yaxis52": {"anchor": "x52", "domain": [0.1922, 0.2313], "showgrid": true}, "yaxis53": {"anchor": "x53", "domain": [0.1281, 0.1672], "showgrid": true}, "yaxis54": {"anchor": "x54", "domain": [0.1281, 0.1672], "showgrid": true}, "yaxis55": {"anchor": "x55", "domain": [0.1281, 0.1672], "showgrid": true}, "yaxis56": {"anchor": "x56", "domain": [0.1281, 0.1672], "showgrid": true}, "yaxis57": {"anchor": "x57", "domain": [0.06406, 0.1031], "showgrid": true}, "yaxis58": {"anchor": "x58", "domain": [0.06406, 0.1031], "showgrid": true}, "yaxis59": {"anchor": "x59", "domain": [0.06406, 0.1031], "showgrid": true}, "yaxis6": {"anchor": "x6", "domain": [0.8969, 0.9359], "showgrid": true}, "yaxis60": {"anchor": "x60", "domain": [0.06406, 0.1031], "showgrid": true}, "yaxis61": {"anchor": "x61", "domain": [0, 0.03906], "showgrid": true}, "yaxis62": {"anchor": "x62", "domain": [0, 0.03906], "showgrid": true}, "yaxis63": {"anchor": "x63", "domain": [0, 0.03906], "showgrid": true}, "yaxis64": {"anchor": "x64", "domain": [0, 0.03906], "showgrid": true}, "yaxis7": {"anchor": "x7", "domain": [0.8969, 0.9359], "showgrid": true}, "yaxis8": {"anchor": "x8", "domain": [0.8969, 0.9359], "showgrid": true}, "yaxis9": {"anchor": "x9", "domain": [0.8328, 0.8719], "showgrid": true}}}
